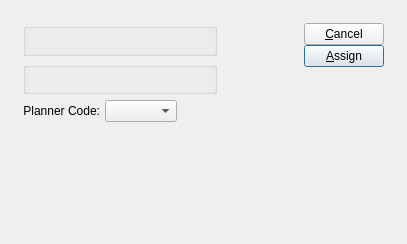
<ui version="4.0" >
 <comment>This file is part of the xTuple ERP: PostBooks Edition, a free and
open source Enterprise Resource Planning software suite,
Copyright (c) 1999-2010 by OpenMFG LLC, d/b/a xTuple.
It is licensed to you under the Common Public Attribution License
version 1.0, the full text of which (including xTuple-specific Exhibits)
is available at www.xtuple.com/CPAL.  By using this software, you agree
to be bound by its terms.</comment>
 <class>assignClassCodeToPlannerCode</class>
 <widget class="QDialog" name="assignClassCodeToPlannerCode" >
  <property name="geometry" >
   <rect>
    <x>0</x>
    <y>0</y>
    <width>407</width>
    <height>244</height>
   </rect>
  </property>
  <property name="windowTitle" >
   <string>Assign Items to Planner Code by Class Code</string>
  </property>
  <layout class="QGridLayout" name="gridLayout_2" >
   <item row="0" column="0" >
    <layout class="QVBoxLayout" name="verticalLayout_2" >
     <property name="spacing" >
      <number>12</number>
     </property>
     <property name="margin" >
      <number>12</number>
     </property>
     <item>
      <layout class="QGridLayout" name="gridLayout" >
       <item row="0" column="0" >
        <layout class="QVBoxLayout" name="verticalLayout" >
         <item>
          <widget class="ParameterGroup" name="_classCode" >
           <property name="title" >
            <string/>
           </property>
           <property name="fixedSize" >
            <bool>false</bool>
           </property>
          </widget>
         </item>
         <item>
          <widget class="WarehouseGroup" name="_warehouse" >
           <property name="title" >
            <string/>
           </property>
           <property name="fixedSize" >
            <bool>false</bool>
           </property>
          </widget>
         </item>
         <item>
          <layout class="QHBoxLayout" >
           <property name="spacing" >
            <number>5</number>
           </property>
           <property name="margin" >
            <number>0</number>
           </property>
           <item>
            <widget class="QLabel" name="_planCodeLit" >
             <property name="text" >
              <string>Planner Code:</string>
             </property>
             <property name="alignment" >
              <set>Qt::AlignRight|Qt::AlignTrailing|Qt::AlignVCenter</set>
             </property>
            </widget>
           </item>
           <item>
            <widget class="XComboBox" name="_planCode" >
             <property name="sizePolicy" >
              <sizepolicy vsizetype="Fixed" hsizetype="Expanding" >
               <horstretch>0</horstretch>
               <verstretch>0</verstretch>
              </sizepolicy>
             </property>
            </widget>
           </item>
           <item>
            <spacer name="horizontalSpacer" >
             <property name="orientation" >
              <enum>Qt::Horizontal</enum>
             </property>
             <property name="sizeHint" stdset="0" >
              <size>
               <width>40</width>
               <height>20</height>
              </size>
             </property>
            </spacer>
           </item>
          </layout>
         </item>
        </layout>
       </item>
       <item row="0" column="1" >
        <spacer>
         <property name="orientation" >
          <enum>Qt::Horizontal</enum>
         </property>
         <property name="sizeType" >
          <enum>QSizePolicy::Expanding</enum>
         </property>
         <property name="sizeHint" stdset="0" >
          <size>
           <width>0</width>
           <height>61</height>
          </size>
         </property>
        </spacer>
       </item>
       <item row="0" column="2" >
        <layout class="QVBoxLayout" >
         <property name="spacing" >
          <number>0</number>
         </property>
         <property name="margin" >
          <number>0</number>
         </property>
         <item>
          <layout class="QVBoxLayout" >
           <property name="spacing" >
            <number>0</number>
           </property>
           <property name="margin" >
            <number>0</number>
           </property>
           <item>
            <widget class="QPushButton" name="_close" >
             <property name="text" >
              <string>&amp;Cancel</string>
             </property>
            </widget>
           </item>
           <item>
            <widget class="QPushButton" name="_assign" >
             <property name="text" >
              <string>&amp;Assign</string>
             </property>
             <property name="default" >
              <bool>true</bool>
             </property>
            </widget>
           </item>
          </layout>
         </item>
         <item>
          <spacer>
           <property name="orientation" >
            <enum>Qt::Vertical</enum>
           </property>
           <property name="sizeType" >
            <enum>QSizePolicy::Expanding</enum>
           </property>
           <property name="sizeHint" stdset="0" >
            <size>
             <width>10</width>
             <height>30</height>
            </size>
           </property>
          </spacer>
         </item>
        </layout>
       </item>
      </layout>
     </item>
     <item>
      <spacer name="verticalSpacer" >
       <property name="orientation" >
        <enum>Qt::Vertical</enum>
       </property>
       <property name="sizeHint" stdset="0" >
        <size>
         <width>20</width>
         <height>0</height>
        </size>
       </property>
      </spacer>
     </item>
    </layout>
   </item>
  </layout>
 </widget>
 <layoutdefault spacing="6" margin="11" />
 <pixmapfunction>qPixmapFromMimeSource</pixmapfunction>
 <customwidgets>
  <customwidget>
   <class>ParameterGroup</class>
   <extends>QGroupBox</extends>
   <header>parametergroup.h</header>
  </customwidget>
  <customwidget>
   <class>WarehouseGroup</class>
   <extends>QGroupBox</extends>
   <header>warehousegroup.h</header>
  </customwidget>
  <customwidget>
   <class>XComboBox</class>
   <extends>QComboBox</extends>
   <header>xcombobox.h</header>
  </customwidget>
 </customwidgets>
 <tabstops>
  <tabstop>_planCode</tabstop>
  <tabstop>_assign</tabstop>
  <tabstop>_close</tabstop>
 </tabstops>
 <resources/>
 <connections>
  <connection>
   <sender>_close</sender>
   <signal>clicked()</signal>
   <receiver>assignClassCodeToPlannerCode</receiver>
   <slot>reject()</slot>
   <hints>
    <hint type="sourcelabel" >
     <x>20</x>
     <y>20</y>
    </hint>
    <hint type="destinationlabel" >
     <x>20</x>
     <y>20</y>
    </hint>
   </hints>
  </connection>
 </connections>
</ui>
